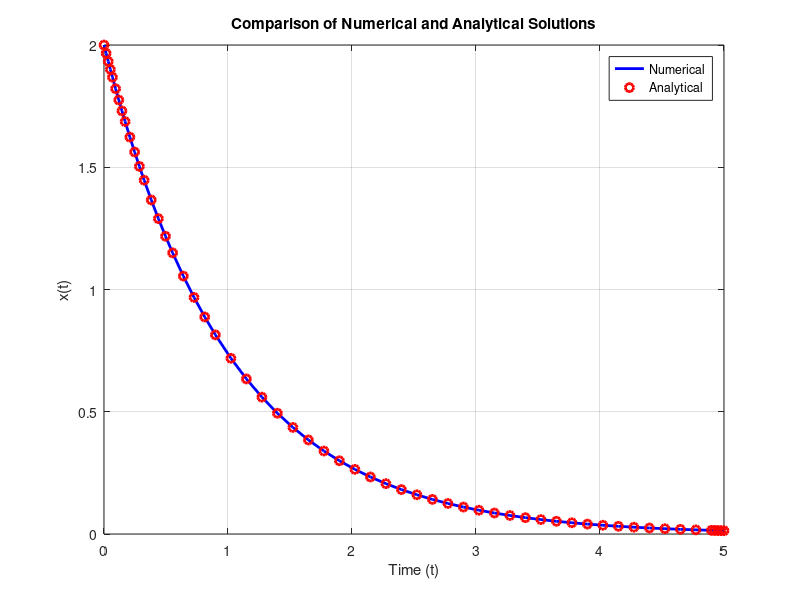
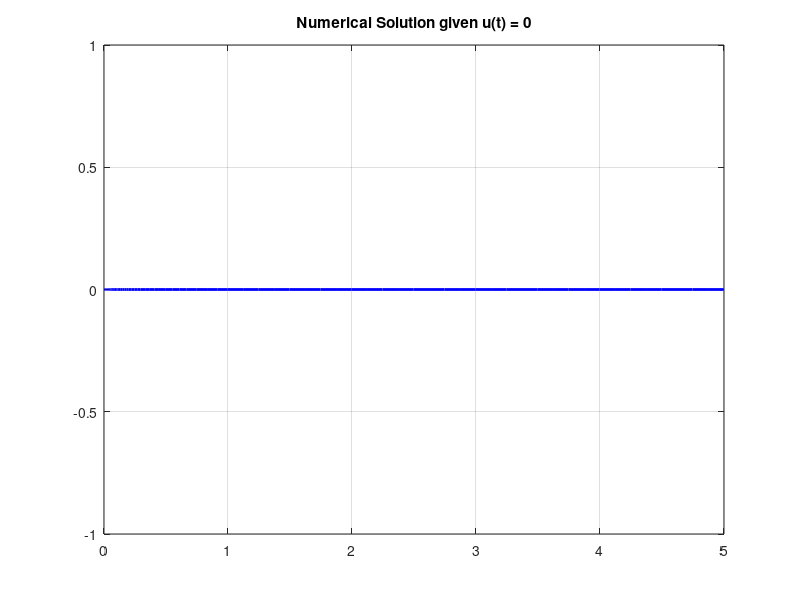
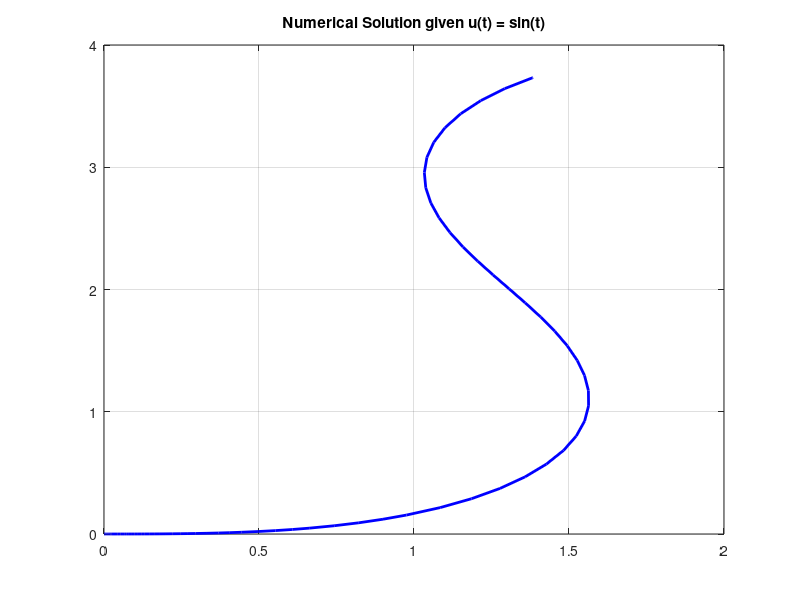

The MATLAB source for these figures, in order: (Note: this script raises an error after producing the figures.)
%% Problem 2:
close all; clear all; clc;

% ODE function
ode = @(t, x) -x; 
tspan = [0 5]; % t∈[0,5]
x0 = 2; % initial condition

% solve numerically
[t_num, x_num] = ode45(ode, tspan, x0);

% analytical soln
x_a = x0 * exp(-t_num);

figure(1)
plot(t_num, x_num, '-b', 'LineWidth', 2);
hold on;
plot(t_num, x_a, 'or', 'LineWidth', 2)
xlabel('Time (t)'); ylabel('x(t)'); title('Comparison of Numerical and Analytical Solutions');
legend('Numerical', 'Analytical');
grid on;
hold off;

%% Problem 3
% 3.2
ode = @(t,x) [cos(x(3)); sin(x(3)); 0]; % u(t) = 0
x0 = [0; 0; 0]; % initial position & heading angle
[t_num, x_num] = ode45(ode, tspan, x0);

figure(2)
plot(x_num(:,1), x_num(:,2), '-b', 'LineWidth', 2);
grid on; title('Numerical Solution given u(t) = 0');

% 3.3
ode = @(t,x) [cos(x(3)); sin(x(3)); sin(t)]; % u(t) = sin(t)
x0 = [0; 0; 0]; % initial position & heading angle
[t_num, x_num] = ode45(ode, tspan, x0);

figure(3)
plot(x_num(:,1), x_num(:,2), '-b', 'LineWidth', 2);
grid on; title('Numerical Solution given u(t) = sin(t)');

%% Problem 4
syms x
ode = @(t,x) [cos(x(3)); sin(x(3)); u]; % u(t) = k(x)
% if diff(ode) <= 0
%     u = -1;
%     else if diff(ode) > 0
%         u = 1;
%     end
% end

x0 = [0; 0; 0]; % initial position & heading angle
[t_num, x_num] = ode45(ode, tspan, x0);

figure(4)
plot(x_num(:,1), x_num(:,2), '-b', 'LineWidth', 2);
grid on;

%% Problem 3
sym n
t = -10:100:10
xt = cos(4*pi*t)^2;

figure(1);
subplot(2,2,1)
plot(t, xt)